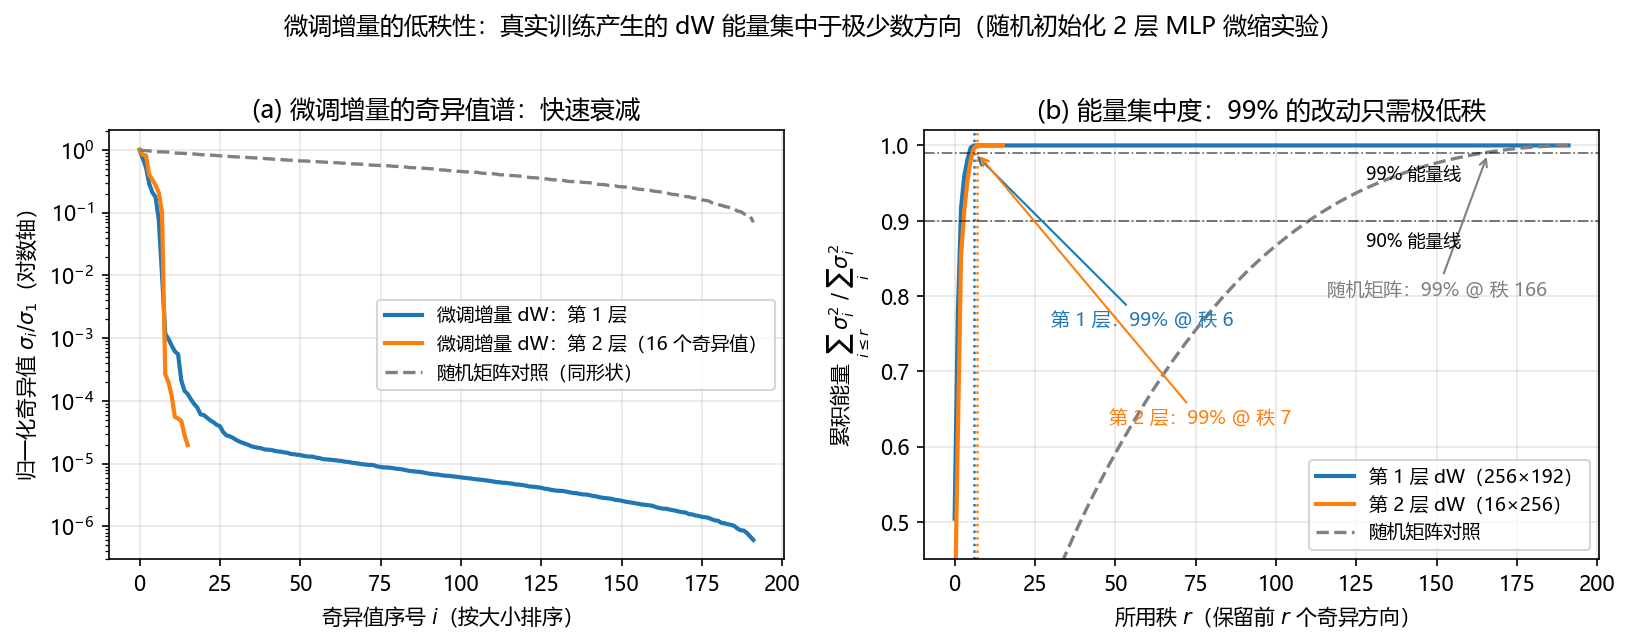

Write Python code to recreate this figure.
# -*- coding: utf-8 -*-
"""生成 13.5.3 节图：微调增量 delta-W 的奇异值衰减曲线（低秩假设的微型实证）。

实验设计（全部真实计算，无人工摆数据）：
  1. 随机初始化一个 2 层 MLP（192 -> 256 -> 16），当作"基座"；
  2. 在宽分布数据上预训练收敛（Adam，4000 步）；
  3. 在窄域数据（输入集中在 12 维子空间）上用小学习率 SGD 微调 500 步——
     即 SFT 的微缩版：起点好、数据窄、步长小；
  4. 对微调增量 dW = W_ft - W_pre 做真实 SVD，画奇异值衰减与累积能量曲线，
     标出 90% / 99% 能量所需秩；
  5. 对照组：同形状的标准高斯随机矩阵（其谱按 Marchenko-Pastur 分布，衰减平缓）。

运行：python gen_delta_svd.py   （依赖 numpy + matplotlib，CPU 数十秒）
输出：gen_delta_svd.png（本图）+ 各矩阵 90%/99% 能量所需秩（stdout）
"""
import numpy as np
import matplotlib
matplotlib.use("Agg")
import matplotlib.pyplot as plt

plt.rcParams["font.sans-serif"] = ["Microsoft YaHei", "SimHei"]
plt.rcParams["axes.unicode_minus"] = False

np.random.seed(0)

d_in, h, d_out = 192, 256, 16


def init() -> list:
    return [np.random.randn(h, d_in) * np.sqrt(2 / d_in),
            np.random.randn(d_out, h) * np.sqrt(2 / h)]


def forward(W, X):
    H = np.tanh(X @ W[0].T)
    return H @ W[1].T, H


# ---------- 1. "预训练"：宽分布数据上 Adam 收敛 ----------
Bt = np.random.randn(8, d_in) / np.sqrt(d_in)      # 教师：rank-8 的潜在映射
At = np.random.randn(d_out, 8) / np.sqrt(8)
Xp = np.random.randn(20000, d_in)
Yp = np.tanh(Xp @ Bt.T) @ At.T

W = init()
m = [np.zeros_like(w) for w in W]
v = [np.zeros_like(w) for w in W]
for _ in range(4001):
    idx = np.random.choice(len(Xp), 512)
    X, Y = Xp[idx], Yp[idx]
    P, H = forward(W, X)
    dP = 2 * (P - Y) / len(X)
    g2 = dP.T @ H
    g1 = ((dP @ W[1]) * (1 - H ** 2)).T @ X
    for i, g in enumerate([g1, g2]):
        m[i] = 0.9 * m[i] + 0.1 * g
        v[i] = 0.999 * v[i] + 0.001 * g * g
        W[i] -= 1e-3 * m[i] / (np.sqrt(v[i]) + 1e-8)

# ---------- 2. "微调"：窄域数据 + 小学习率 SGD（SFT 的微缩版） ----------
Q, _ = np.linalg.qr(np.random.randn(d_in, 12))     # 窄域子空间（12 维）
Xf = 0.1 * np.random.randn(800, d_in) + np.random.randn(800, 12) @ Q.T
Yf = np.tanh(1.5 * Xf @ Bt.T) @ At.T
Wpre = [w.copy() for w in W]
for _ in range(501):
    idx = np.random.choice(len(Xf), 128)
    X, Y = Xf[idx], Yf[idx]
    P, H = forward(W, X)
    dP = 2 * (P - Y) / len(X)
    g2 = dP.T @ H
    g1 = ((dP @ W[1]) * (1 - H ** 2)).T @ X
    W[0] -= 1e-4 * g1
    W[1] -= 1e-4 * g2

# ---------- 3. 对增量 dW 做真实 SVD ----------
results = {}
for i, name in [(0, "第 1 层 dW（256×192）"), (1, "第 2 层 dW（16×256）")]:
    dW = W[i] - Wpre[i]
    s = np.linalg.svd(dW, compute_uv=False)
    s = s / s[0]
    cum = np.cumsum(s ** 2) / np.sum(s ** 2)
    r90 = int(np.searchsorted(cum, 0.90) + 1)
    r99 = int(np.searchsorted(cum, 0.99) + 1)
    results[name] = (s, cum, r90, r99)
    print(f"{name}: 90% 能量所需秩 = {r90}, 99% 能量所需秩 = {r99} （满秩 {s.size}）")

s_ctrl = np.linalg.svd(np.random.randn(h, d_in), compute_uv=False)
s_ctrl = s_ctrl / s_ctrl[0]
cum_ctrl = np.cumsum(s_ctrl ** 2) / np.sum(s_ctrl ** 2)
r90c = int(np.searchsorted(cum_ctrl, 0.90) + 1)
r99c = int(np.searchsorted(cum_ctrl, 0.99) + 1)
print(f"随机矩阵对照（256×192）: 90% = {r90c}, 99% = {r99c}")

# ---------- 4. 绘图 ----------
fig, axes = plt.subplots(1, 2, figsize=(11, 4.2))

ax = axes[0]
ax.semilogy(results["第 1 层 dW（256×192）"][0], lw=2, label="微调增量 dW：第 1 层")
ax.semilogy(results["第 2 层 dW（16×256）"][0], lw=2, label="微调增量 dW：第 2 层（16 个奇异值）")
ax.semilogy(s_ctrl, lw=1.6, ls="--", color="gray", label="随机矩阵对照（同形状）")
ax.set_xlabel("奇异值序号 $i$（按大小排序）")
ax.set_ylabel("归一化奇异值 $\\sigma_i / \\sigma_1$（对数轴）")
ax.set_title("(a) 微调增量的奇异值谱：快速衰减")
ax.grid(alpha=0.3)
ax.legend(fontsize=9)

ax = axes[1]
for name, color in [("第 1 层 dW（256×192）", "tab:blue"), ("第 2 层 dW（16×256）", "tab:orange")]:
    cum, r90, r99 = results[name][1], results[name][2], results[name][3]
    ax.plot(cum, lw=2, color=color, label=name)
    ax.axvline(r99, color=color, ls=":", lw=1.2)
ax.annotate("第 1 层：99% @ 秩 6", xy=(6, 0.99), xytext=(30, 0.76),
            color="tab:blue", fontsize=9, arrowprops=dict(arrowstyle="->", color="tab:blue", lw=1))
ax.annotate("第 2 层：99% @ 秩 7", xy=(7, 0.99), xytext=(48, 0.63),
            color="tab:orange", fontsize=9, arrowprops=dict(arrowstyle="->", color="tab:orange", lw=1))
ax.plot(cum_ctrl, lw=1.6, ls="--", color="gray", label="随机矩阵对照")
ax.annotate("随机矩阵：99% @ 秩 166", xy=(r99c, 0.99), xytext=(116, 0.80),
            color="gray", fontsize=9, arrowprops=dict(arrowstyle="->", color="gray", lw=1))
ax.axhline(0.90, color="k", lw=0.8, ls="-.", alpha=0.6)
ax.text(128, 0.865, "90% 能量线", fontsize=8.5)
ax.axhline(0.99, color="k", lw=0.8, ls="-.", alpha=0.6)
ax.text(128, 0.955, "99% 能量线", fontsize=8.5)
ax.set_xlabel("所用秩 $r$（保留前 $r$ 个奇异方向）")
ax.set_ylabel("累积能量 $\\sum_{i\\leq r}\\sigma_i^2\\;/\\;\\sum_i \\sigma_i^2$")
ax.set_ylim(0.45, 1.02)
ax.set_title("(b) 能量集中度：99% 的改动只需极低秩")
ax.grid(alpha=0.3)
ax.legend(fontsize=9, loc="lower right")

fig.suptitle("微调增量的低秩性：真实训练产生的 dW 能量集中于极少数方向（随机初始化 2 层 MLP 微缩实验）",
             fontsize=11.5, y=1.02)
fig.tight_layout()
fig.savefig("gen_delta_svd.png", dpi=150, bbox_inches="tight")
print("已保存 gen_delta_svd.png")
